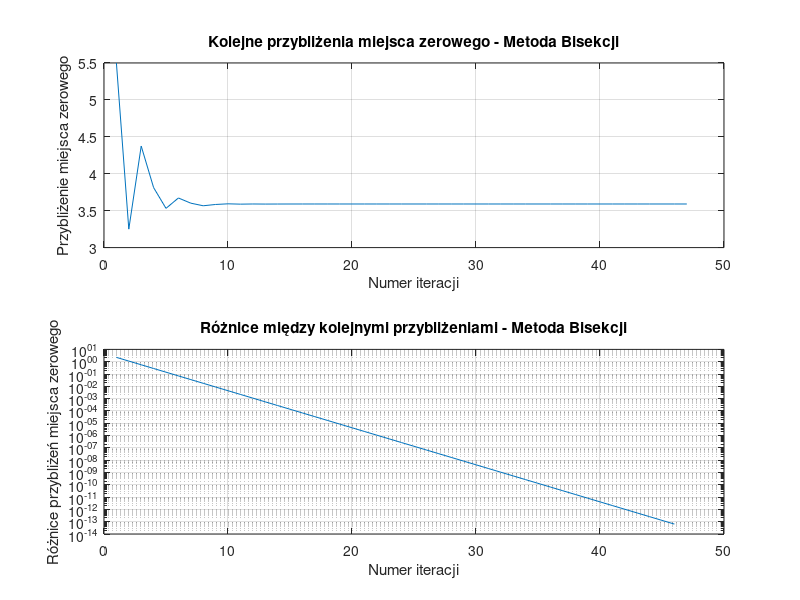

Reproduce this figure in MATLAB.
function [xvec,xdif,xsolution,ysolution,iterations] = impedance_bisection()
% Wyznacza miejsce zerowe funkcji impedance_difference metodą bisekcji.
% xvec - wektor z kolejnymi przybliżeniami miejsca zerowego, gdzie xvec(1)= (a+b)/2
% xdif - wektor różnic kolejnych przybliżeń miejsca zerowego
%   xdif(i) = abs(xvec(i+1)-xvec(i));
% xsolution - obliczone miejsce zerowe
% ysolution - wartość funkcji impedance_difference wyznaczona dla f=xsolution
% iterations - liczba iteracji wykonana w celu wyznaczenia xsolution

a = 1; % lewa granica przedziału poszukiwań miejsca zerowego
b = 10; % prawa granica przedziału poszukiwań miejsca zerowego
ytolerance = 1e-12; % tolerancja wartości funkcji w przybliżonym miejscu zerowym.
% Warunek abs(f1(xsolution))<ytolerance określa jak blisko zera ma znaleźć
% się wartość funkcji w obliczonym miejscu zerowym funkcji f1(), aby obliczenia
% zostały zakończone.
max_iterations = 1000; % maksymalna liczba iteracji wykonana przez alg. bisekcji

fa = impedance_difference(a);
fb = impedance_difference(b);

xvec = [];
xdif = [];
xsolution = Inf;
ysolution = Inf;
iterations = max_iterations;

for ii=1:max_iterations
    c = (a + b)/2;
    xvec(ii,1) = c;
    fc = impedance_difference(c);
    if(abs(fc)<ytolerance)
         xsolution = c;
         ysolution = fc;
         iterations = ii;
         break
    else 
        if fa * fc < 0
            b = c;
        else
            a = c;
        end
    end

end
    xdif = abs(diff(xvec));

% Tworzenie wspólnego wykresu z dwoma panelami (subplotami)
figure;

% Górny wykres: xvec w skali liniowej
subplot(2,1,1);
plot(1:length(xvec), xvec);
xlabel('Numer iteracji');
ylabel('Przybliżenie miejsca zerowego');
title('Kolejne przybliżenia miejsca zerowego - Metoda Bisekcji');
grid on;

% Dolny wykres: xdif w skali logarytmicznej
subplot(2,1,2);
semilogy(1:length(xdif), xdif);
xlabel('Numer iteracji');
ylabel('Różnice przybliżeń miejsca zerowego');
title('Różnice między kolejnymi przybliżeniami - Metoda Bisekcji');
grid on;


end

function impedance_delta = impedance_difference(f)
% Wyznacza moduł impedancji równoległego obwodu rezonansowego RLC pomniejszoną o wartość M.
% f - częstotliwość
    if f <= 0
        error('Podana częstotliwość jest mniejsza lub równa zero.')
    end
    R = 525;
    C = 7e-5;
    L = 3;
    M = 75;

    Z = 1 / (sqrt(1/(R^2) + (2*pi*f*C - 1 / (2*pi*f*L))^2));

    impedance_delta = Z - M;

end